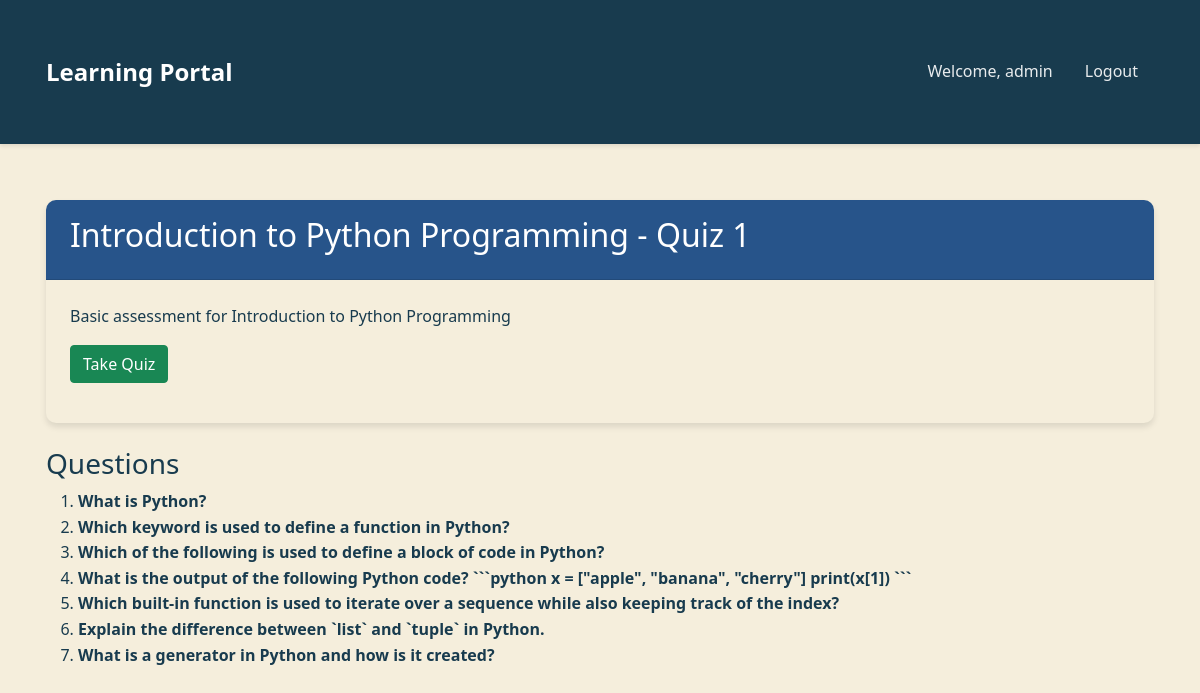
The page /quiz/1/ (signed in) on the database its author committed.
### courses/models.py (models this page shows, shortened)
class Quiz(models.Model):
    course = models.ForeignKey(Course, related_name='quizzes', on_delete=models.CASCADE)
    title = models.CharField(max_length=200)
    description = models.TextField()
    created_at = models.DateTimeField(auto_now_add=True)

class Question(models.Model):
    quiz = models.ForeignKey(Quiz, related_name='questions', on_delete=models.CASCADE)
    text = models.TextField()
    points = models.IntegerField(default=1)

### courses/views.py (the view)
# urls.py: path('quiz/<int:quiz_id>/', views.quiz_detail, name='quiz_detail'),
@login_required
def quiz_detail(request, quiz_id):
    quiz = get_object_or_404(Quiz, id=quiz_id)
    questions = quiz.questions.all()
    return render(request, 'courses/quiz_detail.html', {
        'quiz': quiz,
        'questions': questions
    })

### courses/templates/courses/quiz_detail.html (shortened to what this page needs)
{% extends 'courses/base.html' %}
{% block content %}
<div class="card mb-4">
    <div class="card-header">
        <h2>{{ quiz.title }}</h2>
    </div>
    <div class="card-body">
        <p>{{ quiz.description }}</p>
        <a href="{% url 'take_quiz' quiz.id %}" class="btn btn-success mb-3">Take Quiz</a>
    </div>
</div>
<h3>Questions</h3>
<ol>
    {% for question in questions %}
        <li>
            <strong>{{ question.text }}</strong>
        </li>
    {% empty %}
        <li>No questions in this quiz yet.</li>
    {% endfor %}
</ol>
{% endblock %}

### courses/templates/courses/base.html (shortened to what this page needs)
<!DOCTYPE html>
<html lang="en">
<head>
    <link href="https://cdn.jsdelivr.net/npm/bootstrap@5.1.3/dist/css/bootstrap.min.css" rel="stylesheet">
    <link href="https://cdnjs.cloudflare.com/ajax/libs/font-awesome/6.0.0/css/all.min.css" rel="stylesheet">
</head>
<body>
    <nav class="navbar navbar-expand-lg navbar-dark mb-4">
        <div class="container">
            <a class="navbar-brand" href="{% url 'dashboard' %}">Learning Portal</a>
            <div class="collapse navbar-collapse" id="navbarNav">
                <ul class="navbar-nav ms-auto">
                    {% if user.is_authenticated %}
                        <li class="nav-item">
                            <span class="nav-link">Welcome, {{ user.username }}</span>
                        </li>
                        <li class="nav-item">
                            <form action="{% url 'logout' %}" method="post" style="display: inline;">
                                <button type="submit" class="nav-link" style="background: none; border: none; padding: 0.5rem 1rem; color: rgba(255, 255, 255, 0.9); cursor: pointer;">Logout</button>
                            </form>
                        </li>
                    {% endif %}
                </ul>
            </div>
        </div>
    </nav>
    <div class="container">
        {% block content %}
        {% endblock %}
    </div>
</body>
</html>

### courses/templates/courses/base.html (style rules this page uses)
:root { --primary-color: #27548A; --secondary-color: #183B4E; --accent-color: #DDA853; --text-color: #183B4E; --light-bg: #F5EEDC; --card-background: #F5EEDC; --card-shadow: 0 4px 6px rgba(0, 0, 0, 0.1); --hover-shadow: 0 6px 12px rgba(0, 0, 0, 0.15); }
body { background-color: var(--light-bg); color: var(--text-color); font-family: 'Segoe UI', Tahoma, Geneva, Verdana, sans-serif; line-height: 1.6; }
.navbar { background-color: var(--secondary-color); box-shadow: 0 2px 4px rgba(0,0,0,0.1); padding: 1rem 0; }
.navbar-brand { color: white !important; font-weight: 600; font-size: 1.5rem; transition: color 0.3s ease; }
.nav-link { color: rgba(255, 255, 255, 0.9) !important; font-weight: 500; padding: 0.5rem 1rem !important; transition: all 0.3s ease; }
.card { border: none; border-radius: 10px; margin-bottom: 25px; box-shadow: var(--card-shadow); transition: transform 0.3s ease, box-shadow 0.3s ease; background-color: var(--card-background); }
.card-header { background-color: var(--primary-color); color: white; border-radius: 10px 10px 0 0 !important; padding: 1rem 1.5rem; font-weight: 600; }
.card-body { padding: 1.5rem; }
.container { padding: 2rem 1rem; }

### rows shown on the page
Quiz: title "Introduction to Python Programming - Quiz 1", description "Basic assessment for Introduction to Python Programming"
Question: text "What is Python?"
Question: text "Which keyword is used to define a function in Python?"
Question: text "Which of the following is used to define a block of code in Python?"
Question: text "What is the output of the following Python code? ```python x = [\"apple\", \"banana\", \"cherry\"] print(x[1]) ```"
Question: text "Which built-in function is used to iterate over a sequence while also keeping track of the index?"
Question: text "Explain the difference between `list` and `tuple` in Python."
Question: text "What is a generator in Python and how is it created?"

### other values the page prints
{{ user.username }} "admin"
